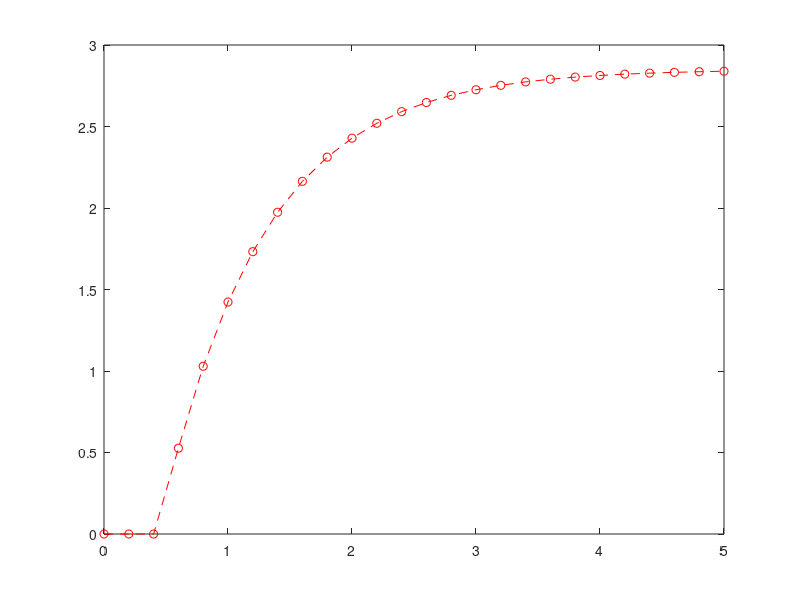

Recreate this plot in MATLAB. (Note: this script raises an error after producing the figure.)
%% DataSet1
t = [0, 0.2000, 0.4000, 0.6000, 0.8000, 1.0000, 1.2000, 1.4000, 1.6000, 1.8000, 2.0000, 2.2000, 2.4000,... 
    2.6000, 2.8000, 3.0000, 3.2000, 3.4000, 3.6000, 3.8000, 4.0000, 4.2000, 4.4000, 4.6000, 4.8000, 5.0000];
y = [0, 0.5652, 1.0365, 1.4294, 1.7570, 2.0302, 2.2579, 2.4478, 2.6061, 2.7381, 2.8481, 2.9399, 3.0163,... 
    3.0801, 3.1333, 3.1776, 3.2146, 3.2454, 3.2711, 3.2926, 3.3104, 3.3253, 3.3377, 3.3481, 3.3567, 3.3639];
plot(t,y,'r--o')
hold on;
k = 3.4;
T = 1.1;
H = tf(k,[T 1]);
step(H)
line([0 1.1],[0 3.36])
line([0 5],[3.36 3.36])
line([1.1 1.1],[0 3.36])
title('DataSet1 Tangent method')
legend('actual','approx')
grid on;

%% DataSet2
t = [0, 0.2000, 0.4000, 0.6000, 0.8000, 1.0000, 1.2000, 1.4000, 1.6000, 1.8000, 2.0000, 2.2000, 2.4000,...
    2.6000, 2.8000, 3.0000, 3.2000, 3.4000, 3.6000, 3.8000, 4.0000, 4.2000, 4.4000, 4.6000, 4.8000, 5.0000];
y = [0, 0, 0, 0.5262, 1.0291, 1.4232, 1.7320, 1.9740, 2.1636, 2.3121, 2.4285, 2.5198, 2.5912, 2.6472,...
    2.6911, 2.7255, 2.7525, 2.7736, 2.7901, 2.8031, 2.8132, 2.8212, 2.8274, 2.8323, 2.8361, 2.8391];
plot(t,y,'r--o')
hold on;
k = 2.85;
T = 0.84;
Tm = 0.42;
H = tf(k,[T 1],'inputdelay',Tm);
step(H)
line([0.4 1.24],[0 2.84])
line([0 5],[2.84 2.84])
line([1.24 1.24],[0 2.84])
title('DataSet2 Tangent method')
legend('actual','approx')
grid on;

%% DataSet3
t = [0, 0.2000, 0.4000, 0.6000, 0.8000, 1.0000, 1.2000, 1.4000, 1.6000, 1.8000, 2.0000, 2.2000, 2.4000,...
    2.6000, 2.8000, 3.0000, 3.2000, 3.4000, 3.6000, 3.8000, 4.0000, 4.2000, 4.4000, 4.6000, 4.8000, 5.0000];
y = [0, 0.3196, 1.0179, 1.8455, 2.6711, 3.4310, 4.0994, 4.6710, 5.1508, 5.5485, 5.8750, 6.1413, 6.3576,...
    6.5326, 6.6739, 6.7876, 6.8791, 6.9527, 7.0117, 7.0590, 7.0970, 7.1274, 7.1518, 7.1714, 7.1870, 7.1996];
plot(t,y,'r--o')
hold on; 
grid on;
k = 7.3;
T = 1.15;
Tm = 0.2;
H = tf(k,[T 1],'inputdelay',Tm);
step(H)
deriv=[]; 
for i=1:(length(t)-1) 
    deriv(i)=(y(i+1)-y(i))/(t(i+1)-t(i)); 
plot(t(i), deriv(i),'*k'); 
end
line([0.15 1.9],[0 7.2])
line([0 5],[7.2 7.2])
line([1.9 1.9],[0 7.2])
title('DataSet3 Tangent method')
hold off;
legend('actual','approx')
grid on;
%Cohen Coon
y28 = 0.28*y(end);
y63 = 0.632*y(end);
T28 = 0.7;
T63 = 1.4;
T = 1.5*(T63-T28);
Tm = 1.5*(T28-T63/3);
Hkoh = tf(k,[T 1],'inputdelay',Tm);
figure;
plot(t,y,'r--o')
hold on; 
step(Hkoh)
title('DataSet3 Cohen method')
legend('actual','approx')
grid on;